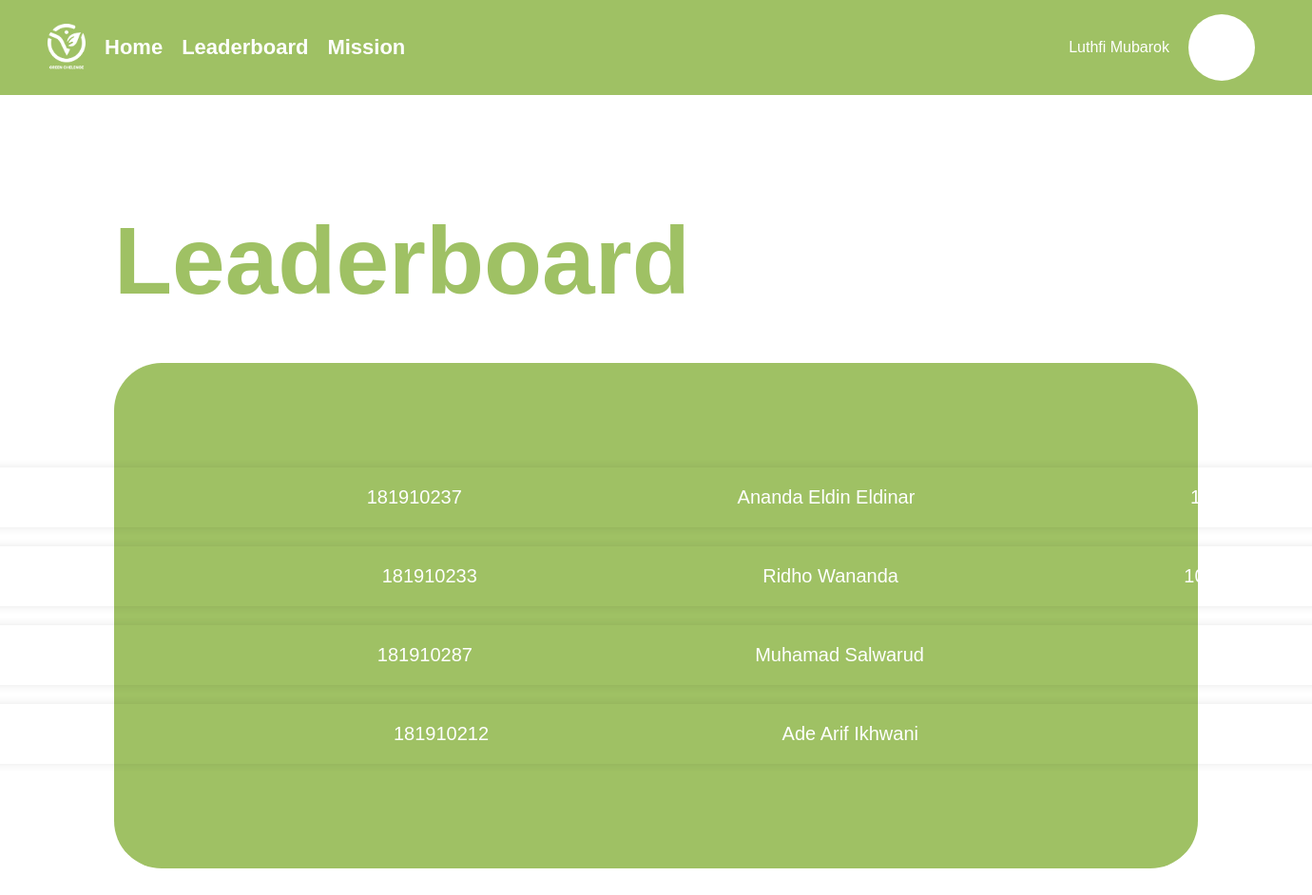
The page /guru/leaderboard.php (signed in) on the database its author committed.
### tables this page shows
CREATE TABLE `tb_user` (
  `id_user` int(11) NOT NULL,
  `username` varchar(255) NOT NULL,
  `nama` varchar(255) NOT NULL,
  `password` varchar(255) NOT NULL,
  `id_jabatan` int(11) NOT NULL,
  `foto` varchar(255) NOT NULL,
  `created_at` timestamp NOT NULL DEFAULT current_timestamp(),
  `updated_at` timestamp NOT NULL DEFAULT current_timestamp() ON UPDATE current_timestamp()
);

CREATE TABLE `tb_siswa` (
  `id_siswa` int(11) NOT NULL,
  `id_user` int(11) NOT NULL,
  `nis` int(11) NOT NULL,
  `sekolah` varchar(255) NOT NULL,
  `poin` int(20) NOT NULL,
  `created_at` timestamp NOT NULL DEFAULT current_timestamp(),
  `updated_at` timestamp NOT NULL DEFAULT current_timestamp() ON UPDATE current_timestamp()
);

### guru/leaderboard.php (the view, shortened to what this page needs)
<?php
include '../controller/function.php';
$id = $_SESSION["id"];
$user = mysqli_query($koneksi, "SELECT * FROM tb_user WHERE id_user = '$id'");
$us = mysqli_fetch_assoc($user);
$siswa = mysqli_query($koneksi, "SELECT * FROM tb_siswa INNER JOIN tb_user
                                ON tb_siswa.id_user=tb_user.id_user
                                 ORDER BY poin DESC LIMIT 4");
?>
<!DOCTYPE html>
<html lang="en">
<head>
  <link rel="stylesheet" href="../assets/css/leaderboard.css" />
</head>
<body>
  <nav class="navbar">
    <div class="navbar-left">
      <img src="../assets/img/GC P.png" alt="" class="logo" />
      <a href="index.php">Home</a>
      <a href="leaderboard.php">Leaderboard</a>
      <a href="mision.php">Mission</a>
    </div>
    <div class="navbar-right">
      <p><?= $us["nama"] ?></p>
      <div class="dropdown">
        <div class="profile-container">
          <div class="profile-picture"></div>
        </div>
      </div>
    </div>
  </nav>
  <main>
    <div class="card-main">
      <div class="leaderboard-content">
        <h1>Leaderboard</h1>
        <div class="leaderboard-list">
          <?php $i = 1; ?>
          <?php foreach ($siswa as $row) : ?>
            <div class="leaderboard-item">
              <span class="rank"><?= $i ?></span>
              <span class="nis"><?= $row['nis'] ?></span>
              <span class="username"><?= $row["nama"] ?></span>
              <span class="score"><?= $row["poin"] ?></span>
            </div>
            <?php $i++ ?>
          <?php endforeach; ?>
        </div>
      </div>
  </main>
</body>
</html>

### assets/css/leaderboard.css (style rules this page uses)
body { font-family: "Poppins", sans-serif; margin: 0; padding: 0; }
main { width: 100%; }
.card-main { width: auto; }
.logo { height: auto; width: 40px; margin-right: 20px; }
.navbar { background-color: #9fc164; display: flex; justify-content: space-between; align-items: center; padding: 15px 50px; width: 100%; position: fixed; top: 0; left: 0; z-index: 1000; }
.navbar-left { display: flex; align-items: center; }
.navbar-left a { margin-right: 20px; text-decoration: none; color: #ffffff; font-family: "Poppins", sans-serif; font-weight: bold; font-size: 22px; }
.navbar-right { display: flex; align-items: center; color: #fff; }
.navbar-right p { margin-right: -150px; }
.profile-container { justify-content: space-between; display: flex; align-items: center; cursor: pointer; padding-right: 100px; width: 250px; }
.profile-picture { width: 50px; height: 50px; border-radius: 50%; background-color: #fff; background-image: url("path/to/profile-image.jpg"); background-size: cover; background-position: center; margin-right: 10px; color: #1a6324; padding: 10px; font-size: 16px; border: none; cursor: pointer; }
.dropdown { float: left; overflow: hidden; }
.navbar a { text-decoration: none; color: #ffffff; font-family: "Poppins", sans-serif; }
.navbar a:last-child { margin-right: 0; margin-left: auto; }
.leaderboard-content { margin-top: 100px; padding: 50px; color: #9fc164; height: 800px; width: auto; text-align: left; }
.leaderboard-content h1 { color: #9fc164; font-size: 100px; margin-bottom: 50px; margin-left: 70px; }
.leaderboard-list { background-color: #9fc164; border-radius: 50px; display: flex; flex-direction: column; align-items: center; margin-left: 70px; margin-right: 70px; padding-bottom: 100px; padding-top: 100px; }
.leaderboard-item { display: flex; justify-content: space-around; align-items: center; width: 1500px; margin: 10px; margin-left: 70px; margin-right: 70px; padding: 20px; border-radius: 10px; box-shadow: 0 0 10px rgba(0, 0, 0, 0.1); font-size: 20px; color: #fff; }

### rows shown on the page
tb_user: nama "Luthfi Mubarok"
tb_siswa: nis "181910237", id_user.nama "Ananda Eldin Eldinar", poin "1105"
tb_siswa: nis "181910233", id_user.nama "Ridho Wananda", poin "1000"
tb_siswa: nis "181910287", id_user.nama "Muhamad Salwarud"
tb_siswa: nis "181910212", id_user.nama "Ade Arif Ikhwani"
